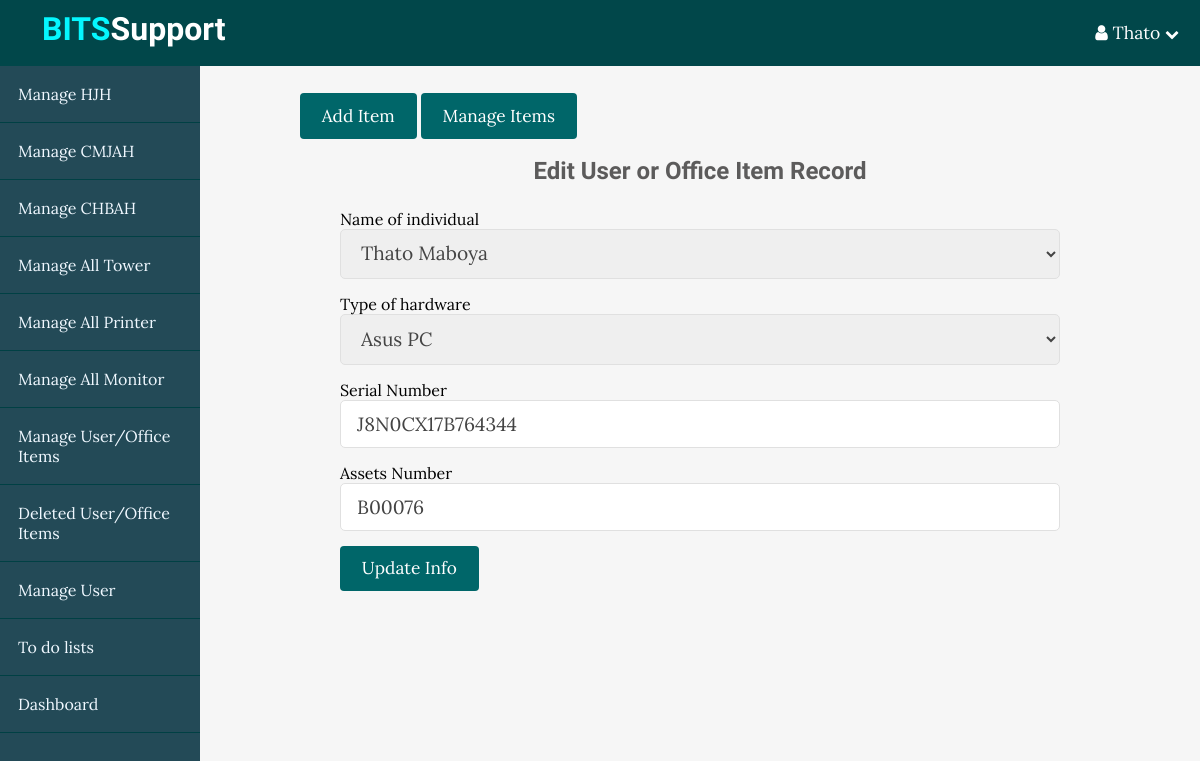
/BITS/teamEdit.php?team_update_id=5 (signed in), run on the app's committed database.
### tables this page shows
CREATE TABLE `individual_hardware` (
  `id` int(11) NOT NULL,
  `username` varchar(255) NOT NULL,
  `individual_holder_name` varchar(255) NOT NULL,
  `computer_name` varchar(255) NOT NULL,
  `serial_number` varchar(255) NOT NULL,
  `assets_number` varchar(255) NOT NULL,
  `created_at` timestamp NOT NULL DEFAULT current_timestamp()
);

### BITS/app/database/db.php (called while the page is built, shortened)
<?php
require("connect.php");
function executeQuery($sql, $data){
    global $conn;
    $stmt = $conn->prepare($sql);
    $values = array_values($data);
    $types = str_repeat('s', count($values));
    $stmt->bind_param($types, ...$values);
    $stmt->execute();
    return $stmt;
}
function selectOne($table, $conditions){
    $sql = "SELECT * FROM $table";
    $i = 0;
    foreach ($conditions as $key => $value){
        if ($i === 0){
            $sql = $sql . " WHERE $key=?";
        } else{
            $sql = $sql . " AND $key=?";
        }
        $i++;
    }
    $sql = $sql . " LIMIT 1";
    $stmt = executeQuery($sql, $conditions);
    $records = $stmt->get_result()->fetch_assoc();
    return $records;
}

### BITS/app/controllers/support.php (called while the page is built, shortened)
<?php
include(ROOT_PATH . "/app/database/db.php");
if (isset($_GET['team_update_id'])){
    $user = selectOne('individual_hardware', ['id' => $_GET['team_update_id']]);
    $name = $user['individual_holder_name'];
    $computer_name = $user['computer_name'];
    $serial_number = $user['serial_number'];
    $assets_number = $user['assets_number'];
}

### BITS/teamEdit.php (the view, shortened to what this page needs)
<?php
include(ROOT_PATH . "/app/controllers/support.php");
?>
<!DOCTYPE html>
<html lang="en">
<head>
    <link rel="stylesheet" href="https://maxcdn.bootstrapcdn.com/font-awesome/4.5.0/css/font-awesome.min.css">
    <link rel="stylesheet" href="assets/css/style.css">
    <link rel="stylesheet" href="assets/css/admin.css">
</head>
<body>
<?php include(ROOT_PATH . "/app/includes/adminHeader.php");?>
<div class="admin-wrapper">
    <?php include(ROOT_PATH . "/app/includes/adminSidebar.php");?>
    <div class="admin-content">
        <div class="button-group">
            <a href="teamCreate.php" class="btn btn-big">Add Item</a>
            <a href="teamIndex.php" class="btn btn-big">Manage Items</a>
        </div>
        <div class="content">
            <h2 class="page-title">Edit User or Office Item Record</h2>
            <form action="teamEdit.php" method="post" enctype="multipart/form-data">
                <div>
                    <label for="">Name of individual</label>
                    <select name="name" class="text-input">
                        <?php if($name == 'Thato Maboya'): ?>
                            <option value="Thato Maboya">Thato Maboya</option>
                        <?php endif; ?>
                    </select>
                </div>
                <div>
                    <label>Type of hardware</label>
                    <select name="computer" class="text-input">
                        <?php if($computer_name == 'asus PC'): ?>
                            <option value="asus PC">Asus PC</option>
                        <?php endif; ?>
                    </select>
                </div>
                <div>
                    <label>Serial Number</label>
                    <input type="text" name="sn" class="text-input" value="<?php echo $serial_number; ?>">
                </div>
                <div>
                    <label>Assets Number</label>
                    <input type="text" name="assets" class="text-input" value="<?php echo $assets_number; ?>">
                </div>
                <div>
                    <button type="submit" name="update-team" class="btn btn-big">Update Info</button>
                </div>
            </form>
        </div>
    </div>
</div>
</body>
</html>

### BITS/assets/css/style.css (style rules this page uses)
* { box-sizing: border-box; }
html, body { height: 100%; padding: 0px; margin: 0px; background: #f6f6f6; font-family: 'Lora', Serif; }
h1, h2, h3, h4, h5, h6 { font-family: 'candal',Serif; color: #5c5b5b; margin: 5px; }
a { text-decoration: none; color: inherit; }
.btn { padding: 0.5rem 1rem; background: #006669; color: white; border: 1px solid transparent; border-radius: 0.25rem; font-size: 1.08em; font-family: 'Lora',Serif; }
.btn-big { padding: 0.7rem 1.3rem; line-height: 1.3rem; }
.text-input { padding: 0.7rem 1rem; display: block; width: 100%; border-radius: 5px; border: 1px solid #e0e0e0; outline: none; color: #444; line-height: 1.5rem; font-size: 1.2em; font-family: 'Lora', Serif; }
.content { width: 90%; margin: 30px auto 30px; }

### BITS/assets/css/admin.css (style rules this page uses)
.admin-wrapper { display: flex; height: calc(100% - 66px); }
.admin-wrapper .admin-content { flex: 8; height: 100%; padding: 40px 100px 100px; overflow-y: scroll; overflow-x: scroll; }
.admin-content .page-title { text-align: center; margin-bottom: 1.5rem; }
form div { margin-bottom: 15px; }

### data on the page
individual_hardware: name "Thato Maboya", computer "Asus PC", sn "J8N0CX17B764344", assets "B00076"

### other printed values
$_SESSION['username'] "Thato"
